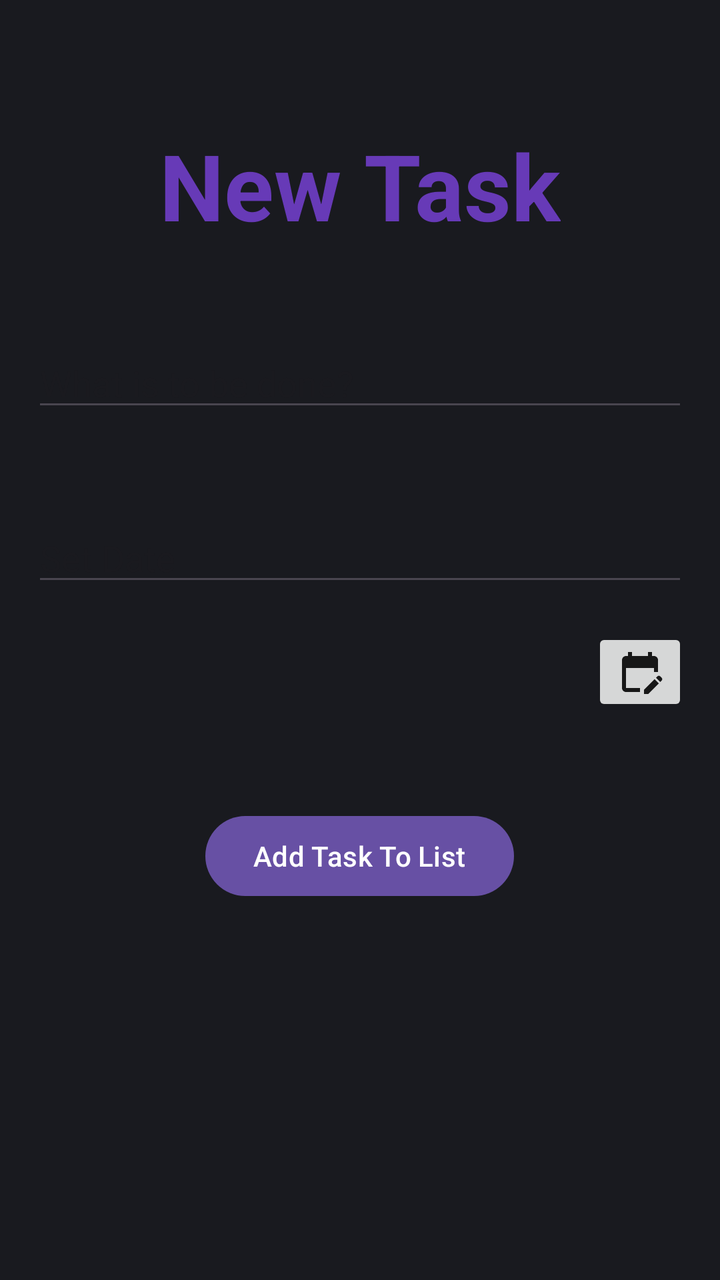
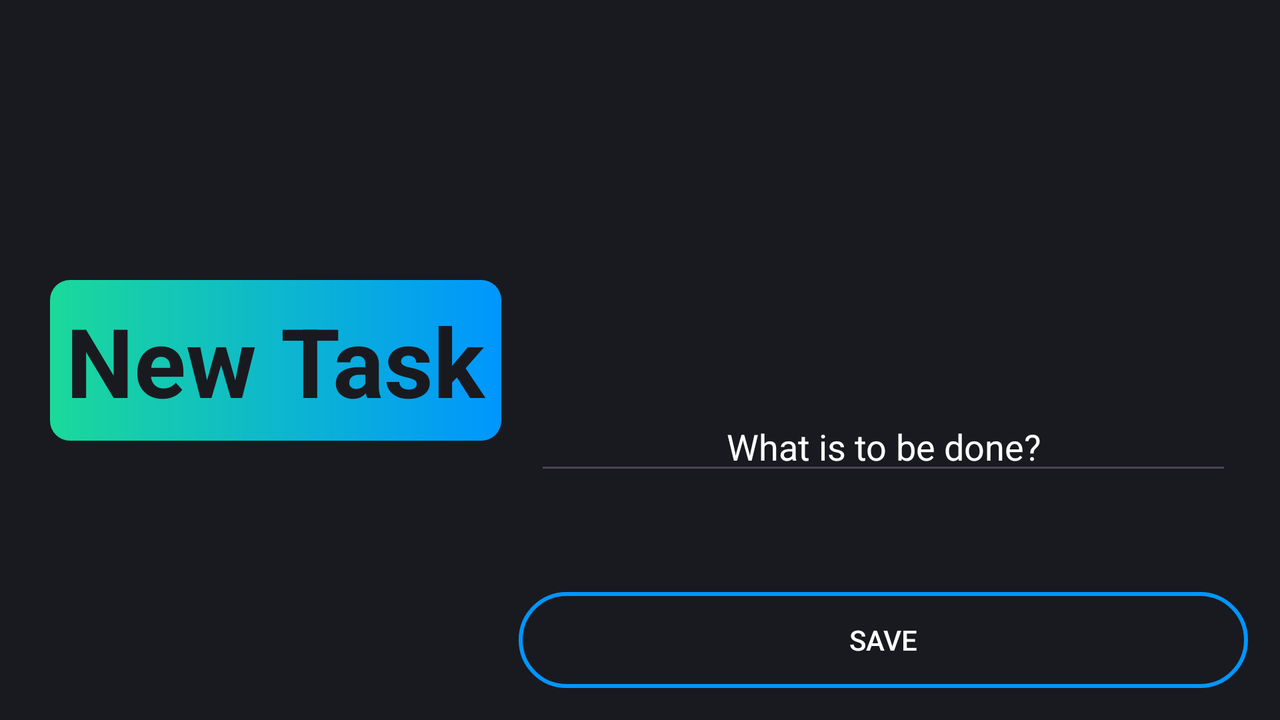

Two renders of one Android screen. The first uses the default layout on a phone; the second uses the alternative layout the repository ships for a different screen configuration, on a matching device. The two XML files are below.
<!-- AndroidManifest.xml: application theme Theme.CheckFlow -->
<!-- res/layout/second_activity.xml -->
<?xml version="1.0" encoding="utf-8"?>
<androidx.appcompat.widget.LinearLayoutCompat
    xmlns:android="http://schemas.android.com/apk/res/android"
    xmlns:tools="http://schemas.android.com/tools"
    android:id="@+id/main"
    android:orientation="vertical"
    android:layout_width="match_parent"
    android:layout_height="match_parent"
    android:layout_margin="16dp"
    tools:context=".MainActivity" >

    <androidx.appcompat.widget.AppCompatTextView
        android:id="@+id/tvTitleNewTask"
        android:layout_width="wrap_content"
        android:layout_height="wrap_content"
        android:text="New Task"
        android:textSize="46dp"
        android:textStyle="bold"
        android:textColor="#673AB7"
        android:layout_margin="46dp"
        android:layout_gravity="center_horizontal" />

    <androidx.appcompat.widget.AppCompatEditText
        android:id="@+id/etTask"
        android:layout_width="match_parent"
        android:layout_height="wrap_content"
        android:hint="What is to be done?"
        android:inputType="text"
        android:layout_marginBottom="46dp" />

    <androidx.appcompat.widget.AppCompatEditText
        android:id="@+id/etDueDate"
        android:layout_width="match_parent"
        android:layout_height="wrap_content"
        android:hint="Set Date"
        android:inputType="date"
        android:layout_marginBottom="16dp"
        />

    <androidx.appcompat.widget.AppCompatImageButton
        android:layout_width="wrap_content"
        android:layout_height="wrap_content"
        android:src="@drawable/ic_calendar"
        android:layout_gravity="end"
        android:layout_marginBottom="46dp"/>

    <com.google.android.material.button.MaterialButton
        android:layout_width="wrap_content"
        android:layout_height="wrap_content"
        android:text="Add Task To List"
        android:layout_gravity="center"
        android:layout_marginBottom="46dp"/>







</androidx.appcompat.widget.LinearLayoutCompat>
<!-- resources referenced by this layout -->
<resources>
  <!-- drawable ic_calendar (drawable) -->
  <vector xmlns:android="http://schemas.android.com/apk/res/android" android:height="24dp" android:tint="#171717" android:viewportHeight="24" android:viewportWidth="24" android:width="24dp">
        
      <path android:fillColor="@android:color/white" android:pathData="M12,22H5c-1.11,0 -2,-0.9 -2,-2L3.01,6c0,-1.1 0.88,-2 1.99,-2h1V2h2v2h8V2h2v2h1c1.1,0 2,0.9 2,2v6h-2v-2H5v10h7V22zM22.13,16.99l0.71,-0.71c0.39,-0.39 0.39,-1.02 0,-1.41l-0.71,-0.71c-0.39,-0.39 -1.02,-0.39 -1.41,0l-0.71,0.71L22.13,16.99zM21.42,17.7l-5.3,5.3H14v-2.12l5.3,-5.3L21.42,17.7z"/>
      
  </vector>
  <style name="Theme.CheckFlow" parent="Base.Theme.CheckFlow" />
  <style name="Base.Theme.CheckFlow" parent="Theme.Material3.DayNight.NoActionBar">
          <item name="android:windowBackground">@color/gray_background</item>
          
      </style>
  <color name="gray_background">#191a1f</color>
</resources>
<!-- res/layout-land/second_activity.xml (the repository's variant of the layout above) -->
<!-- drawn on the phone turned sideways -->
<androidx.constraintlayout.widget.ConstraintLayout xmlns:android="http://schemas.android.com/apk/res/android"
    xmlns:app="http://schemas.android.com/apk/res-auto"
    xmlns:tools="http://schemas.android.com/tools"
    android:id="@+id/main"
    android:layout_width="match_parent"
    android:layout_height="match_parent"
    android:layout_margin="16dp"
    android:orientation="vertical"
    tools:context=".MainActivity">

    <androidx.constraintlayout.widget.Guideline
        android:id="@+id/gl"
        android:layout_width="wrap_content"
        android:layout_height="wrap_content"
        android:orientation="vertical"
        app:layout_constraintGuide_percent="0.4" />

    <androidx.appcompat.widget.AppCompatTextView
        android:id="@+id/tvTitleNewTask"
        android:layout_width="wrap_content"
        android:layout_height="wrap_content"
        android:layout_gravity="center_horizontal"
        android:background="@drawable/custom_gradient"
        android:padding="8dp"
        android:text="New Task"
        android:textColor="@color/gray_background"
        android:textSize="48sp"
        android:textStyle="bold"
        app:layout_constraintBottom_toBottomOf="parent"
        app:layout_constraintEnd_toStartOf="@+id/gl"
        app:layout_constraintStart_toStartOf="parent"
        app:layout_constraintTop_toTopOf="parent"
        app:layout_constraintVertical_chainStyle="spread_inside" />

    <androidx.appcompat.widget.AppCompatEditText
        android:id="@+id/etTask"
        android:layout_width="0dp"
        android:layout_height="wrap_content"
        android:layout_marginHorizontal="8dp"
        android:gravity="center"
        android:hint="What is to be done?"
        android:inputType="text"
        android:textColor="@color/white"
        android:textColorHint="@color/white"
        app:layout_constraintBottom_toTopOf="@+id/btnAddTask"
        app:layout_constraintEnd_toEndOf="parent"
        app:layout_constraintHorizontal_bias="0.5"
        app:layout_constraintStart_toEndOf="@+id/gl"
        app:layout_constraintTop_toBottomOf="@+id/ivNoteLand" />

    <androidx.appcompat.widget.AppCompatButton
        android:id="@+id/btnAddTask"
        android:layout_width="0dp"
        android:layout_height="wrap_content"
        android:background="@drawable/custom_button"
        android:text="Save"
        android:textColor="@color/white"
        app:layout_constraintBottom_toBottomOf="parent"
        app:layout_constraintEnd_toEndOf="parent"
        app:layout_constraintStart_toStartOf="@+id/gl" />

    <ImageView
        android:id="@+id/ivNoteLand"
        android:layout_width="0dp"
        android:layout_height="0dp"
        app:layout_constraintBottom_toTopOf="@+id/etTask"
        app:layout_constraintEnd_toEndOf="parent"
        app:layout_constraintHeight_percent=".40"
        app:layout_constraintHorizontal_bias="0.5"
        app:layout_constraintStart_toStartOf="@+id/gl"
        app:layout_constraintTop_toTopOf="parent"
        app:layout_constraintVertical_chainStyle="packed"
        app:layout_constraintWidth_percent="0.20"
        app:srcCompat="@drawable/ic_note"
        app:tint="@color/gray_cards" />

</androidx.constraintlayout.widget.ConstraintLayout>
<!-- resources referenced by the variant -->
<!-- as the phone turned sideways resolves them -->
<resources>
  <color name="gray_background">#191a1f</color>
  <color name="gray_cards">#262a35</color>
  <color name="white">#FFFFFFFF</color>
  <!-- drawable custom_button (drawable) -->
  <?xml version="1.0" encoding="utf-8"?>
  <shape xmlns:android="http://schemas.android.com/apk/res/android" android:shape="rectangle">
  
   <stroke android:color="@color/checkbox_color_selector" android:width="2dp"/>
  
   <corners
       android:radius="40dp"/>
  
  </shape>
  <!-- drawable custom_gradient (drawable) -->
  <?xml version="1.0" encoding="utf-8"?>
  <shape xmlns:android="http://schemas.android.com/apk/res/android"
      android:shape="rectangle">
  
      <gradient android:startColor="#1bd99a"
          android:endColor="#0096ff"
          android:type="linear"/>
  
      <corners
          android:radius="10dp"/>
  </shape>
  <style name="Theme.CheckFlow" parent="Base.Theme.CheckFlow" />
  <style name="Base.Theme.CheckFlow" parent="Theme.Material3.DayNight.NoActionBar">
          <item name="android:windowBackground">@color/gray_background</item>
          
      </style>
</resources>
